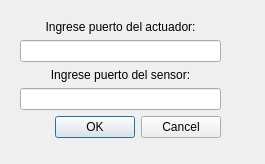
<?xml version="1.0" encoding="UTF-8"?>
<ui version="4.0">
 <class>Dialog2Ports</class>
 <widget class="QDialog" name="Dialog2Ports">
  <property name="geometry">
   <rect>
    <x>0</x>
    <y>0</y>
    <width>265</width>
    <height>164</height>
   </rect>
  </property>
  <property name="windowTitle">
   <string>Dialog</string>
  </property>
  <widget class="QWidget" name="verticalLayoutWidget">
   <property name="geometry">
    <rect>
     <x>20</x>
     <y>20</y>
     <width>201</width>
     <height>121</height>
    </rect>
   </property>
   <layout class="QVBoxLayout" name="verticalLayout">
    <item>
     <widget class="QLabel" name="label">
      <property name="text">
       <string>Ingrese puerto del actuador:</string>
      </property>
      <property name="alignment">
       <set>Qt::AlignCenter</set>
      </property>
     </widget>
    </item>
    <item>
     <widget class="QLineEdit" name="lineEdit">
      <property name="echoMode">
       <enum>QLineEdit::Normal</enum>
      </property>
     </widget>
    </item>
    <item>
     <widget class="QLabel" name="label_2">
      <property name="text">
       <string>Ingrese puerto del sensor:</string>
      </property>
      <property name="alignment">
       <set>Qt::AlignCenter</set>
      </property>
     </widget>
    </item>
    <item>
     <widget class="QLineEdit" name="lineEdit_2">
      <property name="echoMode">
       <enum>QLineEdit::Normal</enum>
      </property>
     </widget>
    </item>
    <item>
     <widget class="QDialogButtonBox" name="buttonBox_2">
      <property name="orientation">
       <enum>Qt::Horizontal</enum>
      </property>
      <property name="standardButtons">
       <set>QDialogButtonBox::Cancel|QDialogButtonBox::Ok</set>
      </property>
     </widget>
    </item>
    <item>
     <spacer name="verticalSpacer_2">
      <property name="orientation">
       <enum>Qt::Vertical</enum>
      </property>
      <property name="sizeHint" stdset="0">
       <size>
        <width>20</width>
        <height>40</height>
       </size>
      </property>
     </spacer>
    </item>
   </layout>
  </widget>
 </widget>
 <resources/>
 <connections/>
</ui>
